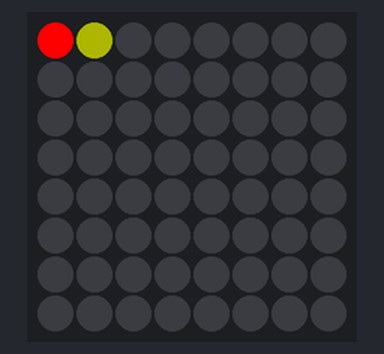
A program run on a simulated Raspberry Pi (BCM pin numbers) with a Sense HAT. Shown: the Sense HAT's 8×8 RGB LED matrix. Random numbers come from a fixed seed. At 2.0 s the program stops and its outputs stay as they are.

Above: at 0.15 s.
At 0.9 s:
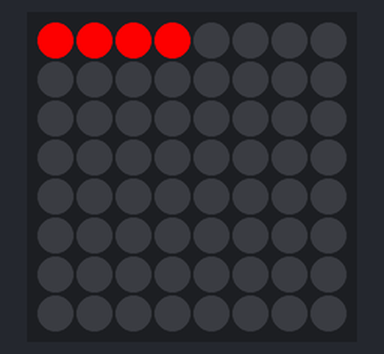
At 1.4 s:
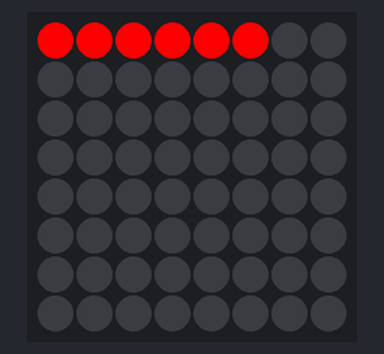
At 1.8 s:
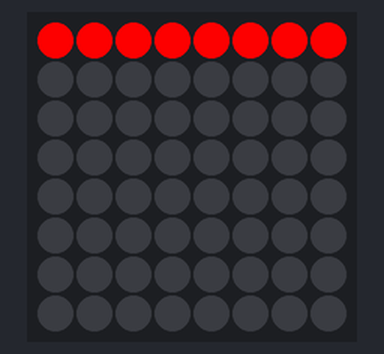

The program:

Single_pixel_light.py
```python
from sense_hat import SenseHat
import random
import time

sense = SenseHat()

green = (0, 255, 0)
yellow = (255, 255, 0)
blue = (0, 0, 255)
red = (255, 0, 0)
white = (255,255,255)
nothing = (0,0,0)
pink = (255,105, 180)

for i in range(8):
  for j in range(8):
    sense.set_pixel(i,j, nothing)

R = random.randint(0,255)

for k in range(2):
  sense.set_pixel(k,0, (R, R, 0))

x = 0

while x<8:
  sense.set_pixel(x, 0, red)
  time.sleep(.25)
  x += 1
```
